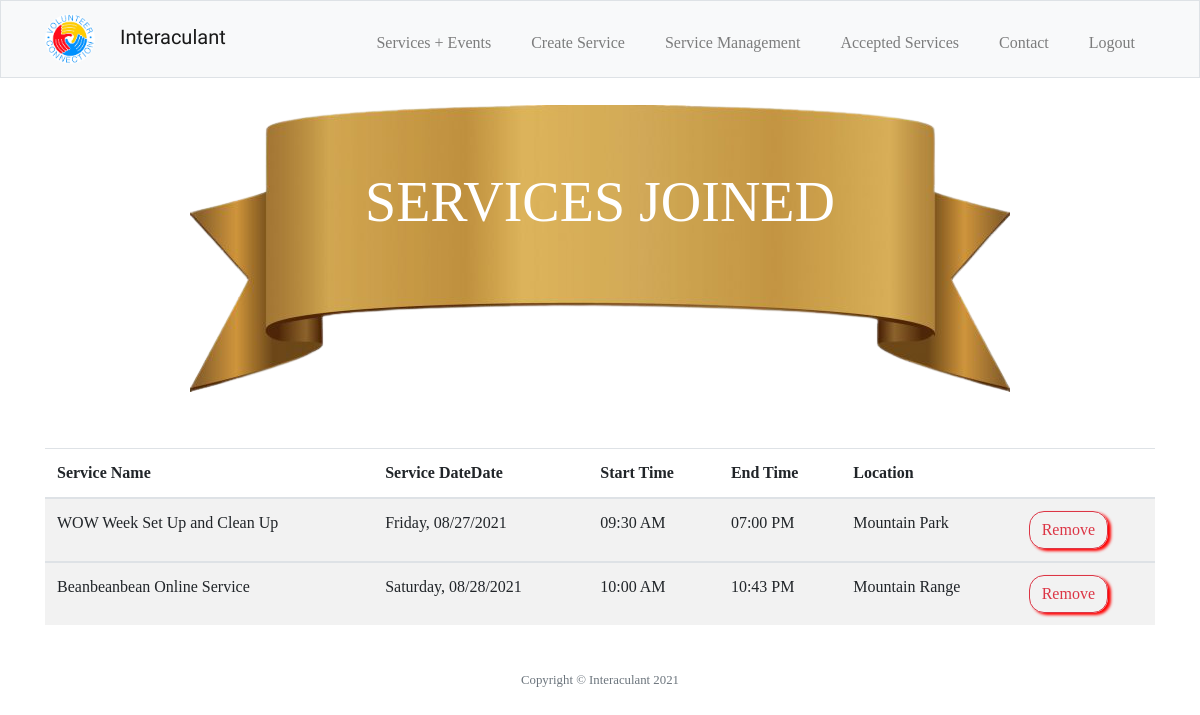
Page /service_joined (signed in) on the earlier database version.
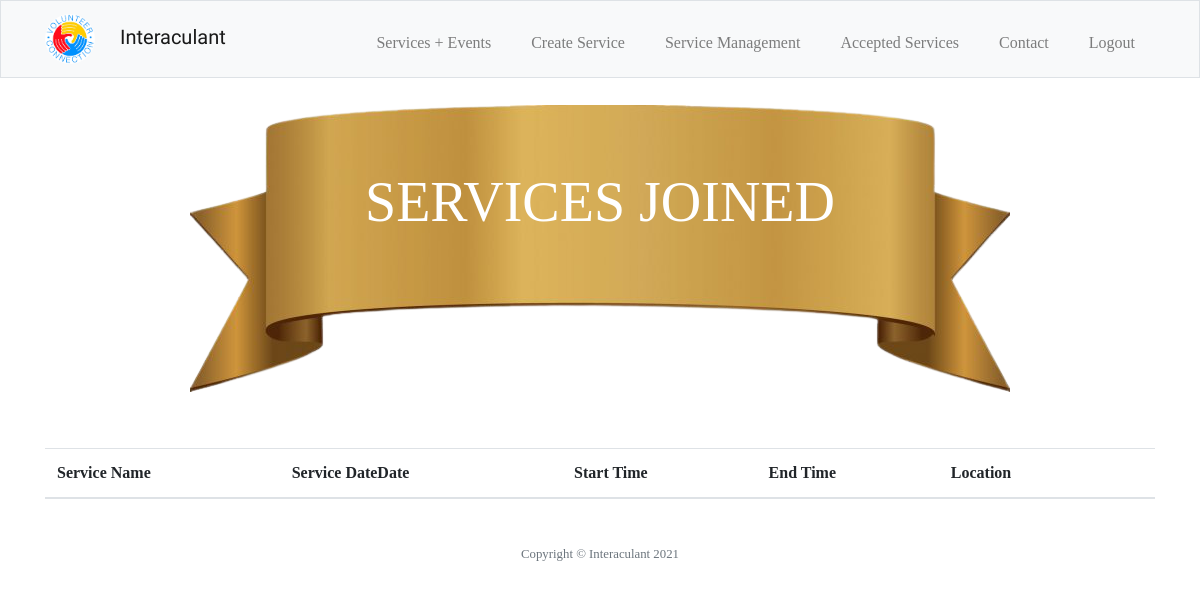
Same page on the later database version.
### tables this page shows
CREATE TABLE volunteers (services_id INTEGER, user_id INTEGER, volunteer_username TEXT NOT NULL, volunteer_email TEXT NOT NULL, title TEXT NOT NULL, date TEXT NOT NULL, start_time TEXT NOT NULL, end_time TEXT NOT NULL, location TEXT NOT NULL, FOREIGN KEY(services_id) REFERENCES services(id), FOREIGN KEY(user_id) REFERENCES users(id));

### app.py (the view)
@app.route("/service_joined", methods=["GET", "POST"])
@login_required
def service_joined():
    if request.method == "POST":
        service_id = request.get_json()[0]['service_id']
        user_id = request.get_json()[0]['user_id']
        con = sqlite3.connect("volunteer.db")
        con.row_factory = dict_factory
        db = con.cursor()
        try:
            db.execute("DELETE FROM volunteers WHERE services_id = ? AND user_id = ?", (service_id, user_id))
            results = {'processed': 'true'}
            db.execute("UPDATE services SET available = available+1 WHERE id =?", (service_id))
            flash("Successfully Removed!", "success")
        except:
            flash("Something went wrong", "danger")
            results = {'processed': 'false'}
        con.commit()
        con.close()
        return jsonify(results)
    else:
        con = sqlite3.connect("volunteer.db")
        con.row_factory = dict_factory
        db = con.cursor()
        joined = db.execute("SELECT services_id, user_id, title, date, start_time, end_time, location from volunteers WHERE user_id =?", [session["user_id"]]).fetchall()
        con.commit()
        con.close()
        return render_template("services_joined.html", joined = joined)

### app.py (called while the page is built)
@app.after_request
def after_request(response):
    response.headers["Cache-Control"] = "no-cache, no-store, must-revalidate"
    response.headers["Expires"] = 0
    response.headers["Pragma"] = "no-cache"
    return response

### helper.py (called while the page is built)
def dict_factory(cursor, row):
    d = {}
    for idx,col in enumerate(cursor.description):
        d[col[0]] = row[idx]
    return d

def login_required(f):
    @wraps(f)
    def decorated_function(*args, **kwargs):
        if session.get("user_id") is None:
            return redirect("/login")
        return f(*args, **kwargs)
    return decorated_function

### templates/services_joined.html (shortened to what this page needs)
{% extends "layout.html" %}
{% block main %}
<header class="service-title" style="overflow-x: auto;">
    <div class="service-text display-4">
        <span>SERVICES JOINED</span>
    </div>
</header>
<section>
    <div class="container">
        <table class="table table-striped">
            <thead>
                <th scope="col">Service Name</th>
                <th scope="col">Service DateDate</th>
                <th scope="col">Start Time</th>
                <th scope="col">End Time</th>
                <th scope="col">Location</th>
                <th scope="col"></th>
            </thead>
            {% for join in joined %}
                <tbody>
                    <td scope="col">{{join.title}}</td>
                    <td scope="col">{{join.date}}</td>
                    <td scope="col">{{join.start_time}}</td>
                    <td scope="col">{{join.end_time}}</td>
                    <td scope="col">{{join.location}}</td>
                    <td scope="col"><button style="border-radius: 15px; box-shadow:3px 2px 3px red;" type="button" class="btn btn-outline-danger" onclick="remove('{{join.services_id}}', '{{join.user_id}}')">Remove</button></td>
                </tbody>
            {% endfor %}
        </table>
    </div>
</section>
{% endblock %}

### templates/layout.html (shortened to what this page needs)
<!DOCTYPE html>
<html lang="en">
<head>
    <link rel="stylesheet" href="https://cdn.jsdelivr.net/npm/bootstrap@4.5.3/dist/css/bootstrap.min.css">
    <link href="/static/login_register.css" rel="stylesheet">
    <link href="/static/landing.css" rel="stylesheet">
    <link href="/static/services.css" rel="stylesheet">
    <link href="/static/contact.css" rel="stylesheet">
    <link href="/static/create_service.css" rel="stylesheet">
    <link href="/static/service_management.css" rel="stylesheet">
</head>
<body>
    <nav class="navbar navbar-expand-md navbar-light bg-light border">
        <div class="container">
            {% if session.user_id %}
                <a class="navbar-brand" href="/services">
                    <img style="height: 50px; width: 50px; border-radius: 50%;"src="/static/image/Volunteer_Connection.jpg" alt="volunteer"/>
                    <span style="padding: 20px; font-family: 'Raleway', sans-serif; font-size: 20px;">Interaculant</span>
                </a>
            {% else %}
                <a class="navbar-brand" href="/">
                    <img style="height: 50px; width: 50px; border-radius: 50%;"src="/static/image/Volunteer_Connection.jpg" alt="volunteer"/>
                    <span style="padding: 20px; font-family: 'Raleway', sans-serif; font-size: 20px;">Interaculant</span>
                </a>
            {% endif %}
            <div class="collapse navbar-collapse" id="navbarSupportedContent">
                {% if session.user_id %}
                <ul class="navbar-nav ml-auto mt-2">
                    <li class="nav-item"><a class="nav-link" href="/services">Services + Events</a></li>
                    <li class="nav-item"><a class="nav-link" href="/create_service">Create Service</a></li>
                    <li class="nav-item"><a class="nav-link" href="/service_management">Service Management</a></li>
                    <li class="nav-item"><a class="nav-link" href="/service_joined">Accepted Services</a></li>
                    <li class="nav-item"><a class="nav-link" href="/contact">Contact</a></li>
                    <li class="nav-item"><a class="nav-link" href="/logout">Logout</a></li>
                {% else %}
                <ul class="navbar-nav ml-auto mt-2">
                    <li class="nav-item"><a class="nav-link" href="/">Home</a></li>
                    <li class="nav-item"><a class="nav-link" href="/contact">Contact</a></li>
                    <li class="nav-item"><a class="nav-link" href="/login">Log In</a></li>
                </ul>
                {% endif %}
            </div>
        </div>
    </nav>
    <main>
        {% block main %}{% endblock %}
    </main>
    <footer class="small text-center text-muted" style="margin-top: 30px; margin-bottom: 30px;">
        <span class="mb-3">Copyright &copy; Interaculant 2021</span>
    </footer>
</body>
</html>

### static/login_register.css (style rules this page uses)
* { box-sizing: border-box; margin: 0; padding: 0; font-family: tisa; }
.navbar .nav-item .nav-link { padding-right: 20px; padding-left: 20px }
::placeholder { font-size: 1rem; font-weight: bold; }
@media only screen { nav div ul { text-align: center; } }

### static/landing.css (style rules this page uses)
main { overflow-x: auto; }

### static/services.css (style rules this page uses)
main .service-title { background-image: url("/static/image/Ribbon.png"); background-repeat: no-repeat; background-position: center; background-size: auto; height: 300px; margin-top: 20px; position: relative; margin-bottom: 50px; }
main .service-text { position: absolute; top:35%; left: 50%; transform: translate(-50%, -50%); color: white; }

Differences in the rows shown:
removed volunteers: title "WOW Week Set Up and Clean Up", date "Friday, 08/27/2021", start_time "09:30 AM", end_time "07:00 PM", location "Mountain Park"
no longer on this page (row edited): volunteers: title "Beanbeanbean Online Service", date "Saturday, 08/28/2021", start_time "10:00 AM", end_time "10:43 PM", location "Mountain Range"
